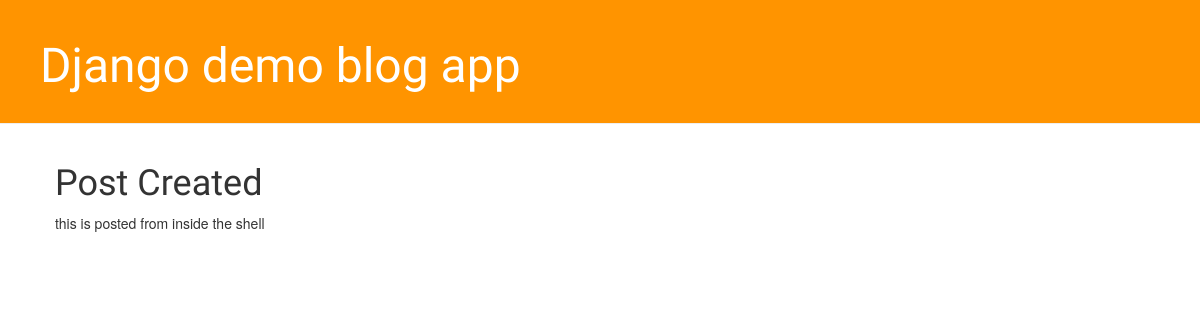
The page /post/7/ on the database as committed earlier.
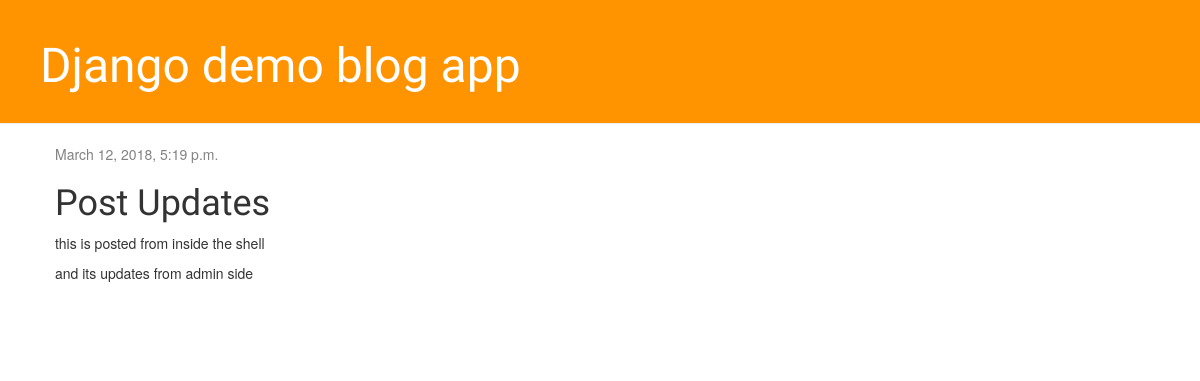
The same page on the database as committed later.
### blog/models.py (models this page shows, shortened)
class Post(models.Model):  #this line defines our model (it is an object)
    author = models.ForeignKey('auth.User', on_delete=models.CASCADE) # models.ForeignKey – this is a link to another model.     #defining the properties of title, text, created_date, published_date , author
    title = models.CharField(max_length=200)
    text = models.TextField()
    content = models.TextField()
    updated = models.DateTimeField(auto_now=True, auto_now_add=False)
    timestamp = models.DateTimeField(auto_now=False, auto_now_add=True)
    created_date = models.DateTimeField(default=timezone.now)
    published_date = models.DateTimeField(blank=True, null=True)

### blog/views.py (the view)
# urls.py: url(r'^post/(?P<pk>[0-9]+)/$', views.post_detail, name='post_detail'),
def post_detail(request, pk):
    post = get_object_or_404(Post, pk=pk)
    return render(request, 'blog/post_detail.html', {'post': post})

### blog/templates/blog/post_detail.html (shortened to what this page needs)
{% extends 'blog/base.html' %}
{% block content %}
    <div class="post">
        {% if post.published_date %}
            <div class="date">
                {{ post.published_date }}
            </div>
        {% endif %}
		<h1>{{ post.title }}</h1>
        <p>{{ post.text|linebreaks }}</p>
	</div>
{% endblock %}

### blog/templates/blog/base.html (shortened to what this page needs)
<!DOCTYPE html>
{% load staticfiles %}
<html>
    <head>
        <link rel="stylesheet" href="//maxcdn.bootstrapcdn.com/bootstrap/3.2.0/css/bootstrap.min.css">
        <link rel="stylesheet" href="//maxcdn.bootstrapcdn.com/bootstrap/3.2.0/css/bootstrap-theme.min.css">
        <link rel="stylesheet" href="{% static 'css/blog.css' %}">
    </head>
	<body>
		<div class="page-header">
	        <h1><a href="/">Django demo blog app</a></h1>
		</div>
        <div class="content container">
            <div class="row">
                <div class="col-md-8">
					{% block content %}
					{% endblock %}
				</div>
            </div>
		</div>
	</body>
</html>
</html>

### blog/static/css/blog.css (style rules this page uses)
h1 a { color: #FE8300; font-family: 'Lobster'; }
body { padding-left: 0; }
.page-header { background-color: #ff9400; margin-top: 0; padding: 20px 20px 20px 40px; }
.page-header h1, .page-header h1 a, .page-header h1 a:visited, .page-header h1 a:active { color: #ffffff; font-size: 36pt; text-decoration: none; }
.content { margin-left: 40px; }
h1, h2, h3, h4 { font-family: 'Lobster', cursive; }
.date { color: #828282; }
.post { margin-bottom: 70px; }

Rows that differ between the two databases and show on the page:
changed Post: published_date (not shown) → "March 12, 2018, 5:19 p.m."; title "Post Created" → "Post Updates"; text "this is posted from inside the shell" → "this is posted from inside the shell and its updates from admin side"
